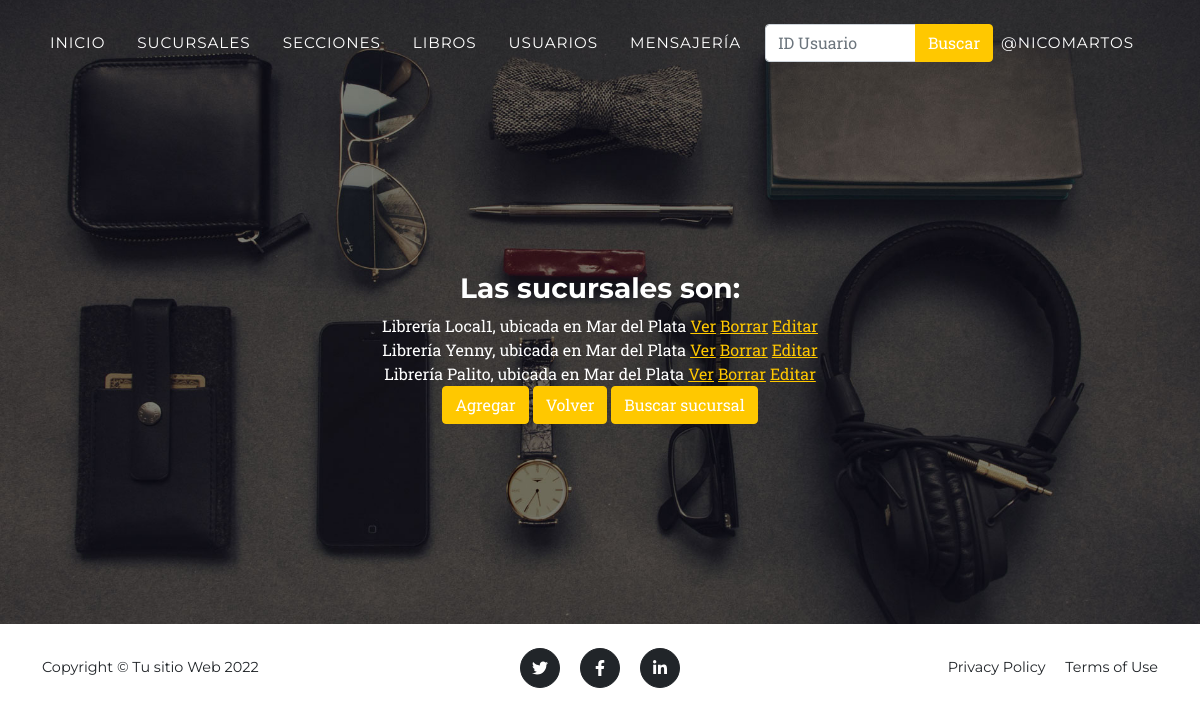
Page /BookApp/sucursales (signed in) on the committed database.
### AppEntrega1/models.py (models this page shows)
class Sucursal(models.Model):
    nombre = models.CharField(max_length=50, verbose_name='Nombre del local')
    localidad = models.CharField(max_length=50)
    direccion = models.CharField(max_length=50)
    def __str__(self):
        return f'Librería {self.nombre}, ubicada en {self.localidad}'

### AppEntrega1/views.py (the view)
# urls.py: path('sucursales', SucursalListView.as_view(), name = 'sucursales'),
class SucursalListView(ListView):
    model = Sucursal
    template_name = 'AppEntrega1/sucursal.html'
    context_object_name = 'sucursales'

### templates/AppEntrega1/sucursal.html (shortened to what this page needs)
{% extends 'AppEntrega1/padre.html' %}
{% block respectivo1 %}
    <h3> Las sucursales son: </h3>
    {% for sucursal in sucursales%}
    {{ sucursal }}
    <a href="{% url 'sucursal_view' sucursal.id %}">Ver</a>
    <a href="{% url 'sucursal_delete' sucursal.id %}">Borrar</a>
    <a href="{% url 'sucursal_update' sucursal.id %}">Editar</a>
        <br>
    {% endfor %}
<a class="btn btn-primary" href="{% url 'sucursal_add' %}"> Agregar </a>
<a class="btn btn-primary" href="{% url 'home' %}"> Volver </a>
<a class="btn btn-primary" href="{% url 'busqueda_sucursal' %}"> Buscar sucursal </a>
{% endblock %}

### templates/AppEntrega1/padre.html (shortened to what this page needs)
<!DOCTYPE html>
<html lang="en">
    <head>
        {% load static %}
        <link href="{% static 'AppEntrega1/css/styles.css' %}" rel="stylesheet" />
    </head>
    <body id="page-top">
        <nav class="navbar navbar-expand-lg navbar-dark fixed-top" id="mainNav">
            <div class="container">
                <div class="collapse navbar-collapse" id="navbarResponsive">
                    <ul class="navbar-nav text-uppercase ms-auto py-4 py-lg-0">
                        <li class="nav-item"><a class="nav-link" href="{% url 'home' %}">Inicio</a>
                        <li class="nav-item"><a class="nav-link" href="{% url 'sucursales' %}">Sucursales</a></li>
                        <li class="nav-item"><a class="nav-link" href="{% url 'secciones' %}">Secciones</a></li>
                        <li class="nav-item"><a class="nav-link" href="{% url 'libros' %}">Libros</a></li>
                        <li class="nav-item"><a class="nav-link" href="{% url 'usuarios' %}">Usuarios</a></li>
                        <li class="nav-item"><a class="nav-link" href="{% url 'mensajeria' %}">Mensajería</a></li>
                        <form class="input-group mb-3" action="{% url 'buscar' %}" method="GET">
                            <input type="text" class="form-control" placeholder="ID Usuario" name="id_socio">
                            <button class="btn btn-primary" type="submit" href="{% url 'busqueda_usuario' %}">Buscar</button>
                        </form>
                        {% if not user.is_authenticated %}
                            <li class="nav-item"><a class="btn btn-primary" href="{% url 'home' %}">Login</a></li>
                        {% else %}
                            <li class="nav-item"><a class="nav-link" href="{% url 'mi_perfil' %}">@{{user.username}}</a></li>
                        {% endif %}
                    </ul>
                </div>
            </div>
        </nav>
        <header class="masthead">
            <div class="container">
               {% block respectivo1 %}
               {% endblock %}
            </div>
        </header>
        <footer class="footer py-4">
            <div class="container">
                <div class="row align-items-center">
                    <div class="col-lg-4 text-lg-start">Copyright &copy; Tu sitio Web 2022</div>
                    <div class="col-lg-4 my-3 my-lg-0">
                        <a class="btn btn-dark btn-social mx-2" href="https://www.twitter.com/"><i class="fab fa-twitter"></i></a>
                        <a class="btn btn-dark btn-social mx-2" href="https://www.facebook.com/"><i class="fab fa-facebook-f"></i></a>
                        <a class="btn btn-dark btn-social mx-2" href="https://www.linkedin.com/"><i class="fab fa-linkedin-in"></i></a>
                    </div>
                    <div class="col-lg-4 text-lg-end">
                        <a class="link-dark text-decoration-none me-3" href="{% url 'pagina_construccion' %}">Privacy Policy</a>
                        <a class="link-dark text-decoration-none" href="{% url 'pagina_construccion' %}">Terms of Use</a>
                    </div>
                </div>
            </div>
        </footer>

### rows in the picture
Sucursal: nombre+localidad "Librería Local1, ubicada en Mar del Plata"
Sucursal: nombre+localidad "Librería Yenny, ubicada en Mar del Plata"
Sucursal: nombre+localidad "Librería Palito, ubicada en Mar del Plata"

### other values in the picture
{{ user.username }} "NICOMARTOS"
